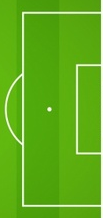
#> input picture src/images/area.jpg, 103 x 218 px, given in place of game.mp4, which was not available
$ python camShift.py
#> lines starting #> are read from the running program, lines starting #| are printed output that depends on the picture; after the words box and inside, x2 and y2 are one past the last pixel; in counts of white or black regions, pixels touching at a corner belong together; pictures that were not available may be replaced by others from this repository, and a replacement may not be noted
### src/utils/media.py
import os


def get_image_path(path):
    script_dir = os.path.dirname(__file__)  # <-- absolute dir the script is in
    rel_path = "../images/" + path
    abs_file_path = os.path.join(script_dir, rel_path)
    return abs_file_path

### src/videoAnalysis/camShift.py
import numpy as np
import cv2
from ..utils.media import get_image_path

pathname = get_image_path('game.mp4')
cap = cv2.VideoCapture(pathname)  # take first frame of the video
ret, frame = cap.read()
#> frame is the input picture: shape (218, 103, 3); mean B, G, R 27.4, 175, 96.5
# setup initial location of window
r, h, c, w = 429, 78, 875, 84  # simply hardcoded the values
track_window = (c, r, w, h)
# set up the ROI for tracking
roi = frame[r:r + h, c:c + w]
#> roi = empty array
hsv_roi = cv2.cvtColor(frame, cv2.COLOR_BGR2HSV)
#> hsv_roi: shape (218, 103, 3); mean H, S, V 45.9, 219.9, 175
mask = cv2.inRange(hsv_roi, np.array((0., 60., 32.)), np.array((180., 255., 255.)))
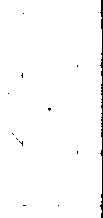
#> mask: shape (218, 103); 98.4% white; black in thin lines or dots
roi_hist = cv2.calcHist([hsv_roi], [0], mask, [180], [0, 180])
#> roi_hist = 180 values, max 7487 at index 46, min 0 at index 0, mean 122.8
cv2.normalize(roi_hist, roi_hist, 0, 255, cv2.NORM_MINMAX)
# Setup the termination criteria, either 10 iteration or move by atleast 1 pt
term_crit = (cv2.TERM_CRITERIA_EPS | cv2.TERM_CRITERIA_COUNT, 10, 1)

while True:
    ret, frame = cap.read()
    if ret:
        hsv = cv2.cvtColor(frame, cv2.COLOR_BGR2HSV)
        dst = cv2.calcBackProject([hsv], [0], roi_hist, [0, 180], 1)
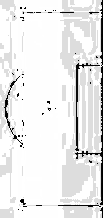
#> dst: shape (218, 103); min 0, max 255, mean 234.1
        # apply meanshift to get the new location
        ret, track_window = cv2.CamShift(dst, track_window, term_crit)
#> ret = ((51.5, 109.5), (24.36, 24.47), 71.24); track_window = (39, 97, 25, 25)
        # Draw it on image
        pts = cv2.boxPoints(ret)
#> pts = [[36, 101.9], [59.17, 94.03], [67, 117.1], [43.83, 125]]
        pts = np.int0(pts)
#> pts = [[35, 101], [59, 94], [67, 117], [43, 124]]
        img2 = cv2.polylines(frame, [pts], True, 255, 2)
        cv2.imshow('img2', img2)
        k = cv2.waitKey(60) & 0xff
#> (key Esc is pressed here)
        if k == 27:
            break
        else:
            cv2.imwrite(chr(k) + ".jpg", img2)
    else:
        break

cv2.destroyAllWindows()
cap.release()

$ run again, on src/images/face.jpg
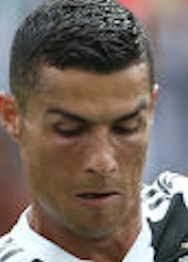
#> input picture src/images/face.jpg, 188 x 262 px, given in place of game.mp4, which was not available
#> frame is the input picture: shape (262, 188, 3); mean B, G, R 96.4, 104.5, 117.2
#> roi = empty array
#> hsv_roi: shape (262, 188, 3); mean H, S, V 46.8, 72.1, 123
#> `mask = cv2.inRange(hsv_roi, np.array((0., 60., 32.)), np.array((180., ..`:
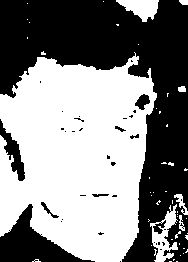
#> mask: shape (262, 188); 52.8% white; 35 black regions (27 under 20 px), largest, box (x1, y1, x2, y2) and area: (0, 0, 188, 262) 20134, (0, 204, 95, 262) 2153, (0, 119, 25, 181) 545
#> roi_hist = 180 values, max 3837 at index 14, min 0 at index 31, mean 144.4
#> `dst = cv2.calcBackProject([hsv], [0], roi_hist, [0, 180], 1)`:
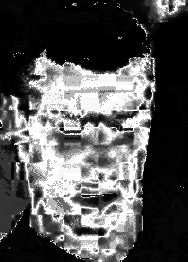
#> dst: shape (262, 188); min 0, max 255, mean 85.4
#> ret = ((94, 131.5), (21.02, 24.25), 88.88); track_window = (81, 120, 26, 23)
#> `pts = cv2.boxPoints(ret)`: pts = [[81.67, 121.2], [105.9, 120.8], [106.3, 141.8], [82.08, 142.2]]
#> `pts = np.int0(pts)`: pts = [[81, 121], [105, 120], [106, 141], [82, 142]]
